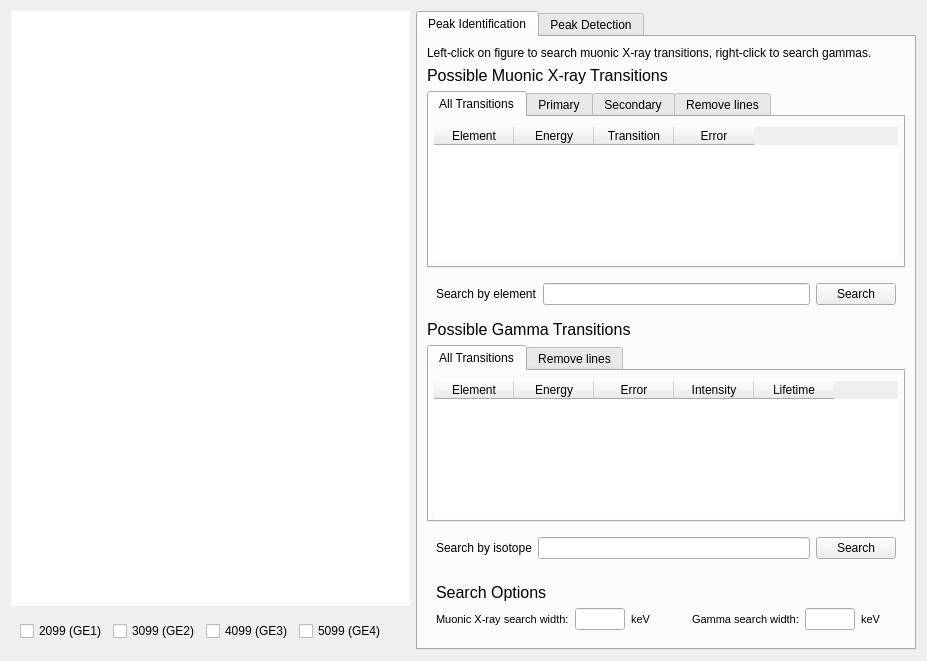
<?xml version="1.0" encoding="UTF-8"?>
<ui version="4.0">
 <class>plot_analysis</class>
 <widget class="QWidget" name="plot_analysis">
  <property name="enabled">
   <bool>true</bool>
  </property>
  <property name="geometry">
   <rect>
    <x>0</x>
    <y>0</y>
    <width>923</width>
    <height>661</height>
   </rect>
  </property>
  <property name="cursor">
   <cursorShape>ArrowCursor</cursorShape>
  </property>
  <property name="windowTitle">
   <string>Form</string>
  </property>
  <layout class="QGridLayout" name="gridLayout_2">
   <item row="0" column="1">
    <widget class="QWidget" name="plot_widget_container" native="true">
     <property name="sizePolicy">
      <sizepolicy hsizetype="Expanding" vsizetype="Expanding">
       <horstretch>0</horstretch>
       <verstretch>0</verstretch>
      </sizepolicy>
     </property>
     <property name="minimumSize">
      <size>
       <width>399</width>
       <height>0</height>
      </size>
     </property>
     <property name="styleSheet">
      <string notr="true">background: white</string>
     </property>
    </widget>
   </item>
   <item row="1" column="1">
    <widget class="QWidget" name="widget" native="true">
     <layout class="QHBoxLayout" name="horizontalLayout_3">
      <item>
       <widget class="QCheckBox" name="ge1_checkbox">
        <property name="text">
         <string>2099 (GE1)</string>
        </property>
       </widget>
      </item>
      <item>
       <widget class="QCheckBox" name="ge2_checkbox">
        <property name="text">
         <string>3099 (GE2)</string>
        </property>
       </widget>
      </item>
      <item>
       <widget class="QCheckBox" name="ge3_checkbox">
        <property name="text">
         <string>4099 (GE3)</string>
        </property>
       </widget>
      </item>
      <item>
       <widget class="QCheckBox" name="ge4_checkbox">
        <property name="text">
         <string>5099 (GE4)</string>
        </property>
       </widget>
      </item>
      <item>
       <spacer name="horizontalSpacer">
        <property name="orientation">
         <enum>Qt::Horizontal</enum>
        </property>
        <property name="sizeHint" stdset="0">
         <size>
          <width>40</width>
          <height>20</height>
         </size>
        </property>
       </spacer>
      </item>
     </layout>
    </widget>
   </item>
   <item row="0" column="2" rowspan="2">
    <widget class="QTabWidget" name="tab_menu">
     <property name="enabled">
      <bool>true</bool>
     </property>
     <property name="minimumSize">
      <size>
       <width>500</width>
       <height>0</height>
      </size>
     </property>
     <property name="maximumSize">
      <size>
       <width>500</width>
       <height>16777215</height>
      </size>
     </property>
     <property name="baseSize">
      <size>
       <width>0</width>
       <height>0</height>
      </size>
     </property>
     <property name="currentIndex">
      <number>0</number>
     </property>
     <widget class="QWidget" name="click_search_container">
      <property name="minimumSize">
       <size>
        <width>0</width>
        <height>0</height>
       </size>
      </property>
      <property name="styleSheet">
       <string notr="true"/>
      </property>
      <attribute name="title">
       <string>Peak Identification</string>
      </attribute>
      <layout class="QVBoxLayout" name="verticalLayout">
       <item>
        <widget class="QLabel" name="instruction_label">
         <property name="text">
          <string>Left-click on figure to search muonic X-ray transitions, right-click to search gammas.</string>
         </property>
        </widget>
       </item>
       <item>
        <widget class="QLabel" name="muonic_xray_table_label">
         <property name="font">
          <font>
           <pointsize>12</pointsize>
          </font>
         </property>
         <property name="text">
          <string>Possible Muonic X-ray Transitions</string>
         </property>
        </widget>
       </item>
       <item>
        <widget class="QTabWidget" name="muonic_xrays_tab_menu">
         <property name="enabled">
          <bool>true</bool>
         </property>
         <property name="layoutDirection">
          <enum>Qt::LeftToRight</enum>
         </property>
         <property name="autoFillBackground">
          <bool>false</bool>
         </property>
         <property name="styleSheet">
          <string notr="true"/>
         </property>
         <property name="tabShape">
          <enum>QTabWidget::Rounded</enum>
         </property>
         <property name="currentIndex">
          <number>0</number>
         </property>
         <property name="elideMode">
          <enum>Qt::ElideNone</enum>
         </property>
         <property name="documentMode">
          <bool>false</bool>
         </property>
         <property name="tabsClosable">
          <bool>false</bool>
         </property>
         <property name="tabBarAutoHide">
          <bool>false</bool>
         </property>
         <widget class="QWidget" name="all_tab_2">
          <property name="enabled">
           <bool>true</bool>
          </property>
          <property name="autoFillBackground">
           <bool>false</bool>
          </property>
          <property name="styleSheet">
           <string notr="true"/>
          </property>
          <attribute name="title">
           <string>All Transitions</string>
          </attribute>
          <layout class="QVBoxLayout" name="verticalLayout_2">
           <property name="spacing">
            <number>0</number>
           </property>
           <property name="leftMargin">
            <number>5</number>
           </property>
           <property name="topMargin">
            <number>10</number>
           </property>
           <property name="rightMargin">
            <number>5</number>
           </property>
           <property name="bottomMargin">
            <number>5</number>
           </property>
           <item>
            <widget class="BaseTable" name="muonic_xray_table_all">
             <property name="enabled">
              <bool>true</bool>
             </property>
             <property name="sizePolicy">
              <sizepolicy hsizetype="Expanding" vsizetype="Expanding">
               <horstretch>3</horstretch>
               <verstretch>0</verstretch>
              </sizepolicy>
             </property>
             <property name="autoFillBackground">
              <bool>false</bool>
             </property>
             <property name="styleSheet">
              <string notr="true"/>
             </property>
             <property name="frameShape">
              <enum>QFrame::NoFrame</enum>
             </property>
             <property name="sizeAdjustPolicy">
              <enum>QAbstractScrollArea::AdjustIgnored</enum>
             </property>
             <property name="alternatingRowColors">
              <bool>false</bool>
             </property>
             <property name="showGrid">
              <bool>true</bool>
             </property>
             <property name="gridStyle">
              <enum>Qt::SolidLine</enum>
             </property>
             <property name="sortingEnabled">
              <bool>true</bool>
             </property>
             <property name="wordWrap">
              <bool>true</bool>
             </property>
             <property name="cornerButtonEnabled">
              <bool>false</bool>
             </property>
             <attribute name="horizontalHeaderCascadingSectionResizes">
              <bool>false</bool>
             </attribute>
             <attribute name="horizontalHeaderMinimumSectionSize">
              <number>32</number>
             </attribute>
             <attribute name="horizontalHeaderDefaultSectionSize">
              <number>80</number>
             </attribute>
             <attribute name="horizontalHeaderStretchLastSection">
              <bool>false</bool>
             </attribute>
             <attribute name="verticalHeaderCascadingSectionResizes">
              <bool>false</bool>
             </attribute>
             <attribute name="verticalHeaderShowSortIndicator" stdset="0">
              <bool>true</bool>
             </attribute>
             <attribute name="verticalHeaderStretchLastSection">
              <bool>false</bool>
             </attribute>
             <column>
              <property name="text">
               <string>Element</string>
              </property>
             </column>
             <column>
              <property name="text">
               <string>Energy</string>
              </property>
             </column>
             <column>
              <property name="text">
               <string>Transition</string>
              </property>
             </column>
             <column>
              <property name="text">
               <string>Error</string>
              </property>
             </column>
            </widget>
           </item>
          </layout>
         </widget>
         <widget class="QWidget" name="prim_tab">
          <property name="enabled">
           <bool>true</bool>
          </property>
          <attribute name="title">
           <string>Primary</string>
          </attribute>
          <layout class="QVBoxLayout" name="verticalLayout_4">
           <property name="leftMargin">
            <number>5</number>
           </property>
           <property name="topMargin">
            <number>10</number>
           </property>
           <property name="rightMargin">
            <number>5</number>
           </property>
           <property name="bottomMargin">
            <number>5</number>
           </property>
           <item>
            <widget class="BaseTable" name="muonic_xray_table_prim">
             <property name="enabled">
              <bool>true</bool>
             </property>
             <property name="sizePolicy">
              <sizepolicy hsizetype="Expanding" vsizetype="Expanding">
               <horstretch>3</horstretch>
               <verstretch>0</verstretch>
              </sizepolicy>
             </property>
             <property name="autoFillBackground">
              <bool>false</bool>
             </property>
             <property name="styleSheet">
              <string notr="true"/>
             </property>
             <property name="frameShape">
              <enum>QFrame::NoFrame</enum>
             </property>
             <property name="sizeAdjustPolicy">
              <enum>QAbstractScrollArea::AdjustIgnored</enum>
             </property>
             <property name="alternatingRowColors">
              <bool>false</bool>
             </property>
             <property name="showGrid">
              <bool>true</bool>
             </property>
             <property name="gridStyle">
              <enum>Qt::SolidLine</enum>
             </property>
             <property name="sortingEnabled">
              <bool>true</bool>
             </property>
             <property name="wordWrap">
              <bool>true</bool>
             </property>
             <property name="cornerButtonEnabled">
              <bool>false</bool>
             </property>
             <attribute name="horizontalHeaderCascadingSectionResizes">
              <bool>false</bool>
             </attribute>
             <attribute name="horizontalHeaderMinimumSectionSize">
              <number>32</number>
             </attribute>
             <attribute name="horizontalHeaderDefaultSectionSize">
              <number>80</number>
             </attribute>
             <attribute name="horizontalHeaderStretchLastSection">
              <bool>false</bool>
             </attribute>
             <attribute name="verticalHeaderCascadingSectionResizes">
              <bool>false</bool>
             </attribute>
             <attribute name="verticalHeaderShowSortIndicator" stdset="0">
              <bool>true</bool>
             </attribute>
             <attribute name="verticalHeaderStretchLastSection">
              <bool>false</bool>
             </attribute>
             <column>
              <property name="text">
               <string>Element</string>
              </property>
             </column>
             <column>
              <property name="text">
               <string>Energy</string>
              </property>
             </column>
             <column>
              <property name="text">
               <string>Transition</string>
              </property>
             </column>
             <column>
              <property name="text">
               <string>Error</string>
              </property>
             </column>
            </widget>
           </item>
          </layout>
         </widget>
         <widget class="QWidget" name="sec_tab">
          <attribute name="title">
           <string>Secondary</string>
          </attribute>
          <layout class="QVBoxLayout" name="verticalLayout_5">
           <property name="leftMargin">
            <number>5</number>
           </property>
           <property name="topMargin">
            <number>10</number>
           </property>
           <property name="rightMargin">
            <number>5</number>
           </property>
           <property name="bottomMargin">
            <number>5</number>
           </property>
           <item>
            <widget class="BaseTable" name="muonic_xray_table_sec">
             <property name="enabled">
              <bool>true</bool>
             </property>
             <property name="sizePolicy">
              <sizepolicy hsizetype="Expanding" vsizetype="Expanding">
               <horstretch>3</horstretch>
               <verstretch>0</verstretch>
              </sizepolicy>
             </property>
             <property name="autoFillBackground">
              <bool>false</bool>
             </property>
             <property name="styleSheet">
              <string notr="true"/>
             </property>
             <property name="frameShape">
              <enum>QFrame::NoFrame</enum>
             </property>
             <property name="sizeAdjustPolicy">
              <enum>QAbstractScrollArea::AdjustIgnored</enum>
             </property>
             <property name="alternatingRowColors">
              <bool>false</bool>
             </property>
             <property name="showGrid">
              <bool>true</bool>
             </property>
             <property name="gridStyle">
              <enum>Qt::SolidLine</enum>
             </property>
             <property name="sortingEnabled">
              <bool>true</bool>
             </property>
             <property name="wordWrap">
              <bool>true</bool>
             </property>
             <property name="cornerButtonEnabled">
              <bool>false</bool>
             </property>
             <attribute name="horizontalHeaderCascadingSectionResizes">
              <bool>false</bool>
             </attribute>
             <attribute name="horizontalHeaderMinimumSectionSize">
              <number>32</number>
             </attribute>
             <attribute name="horizontalHeaderDefaultSectionSize">
              <number>80</number>
             </attribute>
             <attribute name="horizontalHeaderStretchLastSection">
              <bool>false</bool>
             </attribute>
             <attribute name="verticalHeaderCascadingSectionResizes">
              <bool>false</bool>
             </attribute>
             <attribute name="verticalHeaderMinimumSectionSize">
              <number>12</number>
             </attribute>
             <attribute name="verticalHeaderShowSortIndicator" stdset="0">
              <bool>true</bool>
             </attribute>
             <attribute name="verticalHeaderStretchLastSection">
              <bool>false</bool>
             </attribute>
             <column>
              <property name="text">
               <string>Element</string>
              </property>
             </column>
             <column>
              <property name="text">
               <string>Energy</string>
              </property>
             </column>
             <column>
              <property name="text">
               <string>Transition</string>
              </property>
             </column>
             <column>
              <property name="text">
               <string>Error</string>
              </property>
             </column>
            </widget>
           </item>
          </layout>
         </widget>
         <widget class="QWidget" name="remove_tab_2">
          <attribute name="title">
           <string>Remove lines</string>
          </attribute>
          <layout class="QVBoxLayout" name="verticalLayout_6">
           <property name="leftMargin">
            <number>5</number>
           </property>
           <property name="topMargin">
            <number>10</number>
           </property>
           <property name="rightMargin">
            <number>5</number>
           </property>
           <property name="bottomMargin">
            <number>5</number>
           </property>
           <item>
            <widget class="BaseTable" name="plotted_mu_xrays_table">
             <property name="styleSheet">
              <string notr="true"/>
             </property>
             <property name="frameShape">
              <enum>QFrame::NoFrame</enum>
             </property>
             <column>
              <property name="text">
               <string>Click to remove line.</string>
              </property>
             </column>
            </widget>
           </item>
          </layout>
         </widget>
        </widget>
       </item>
       <item>
        <widget class="QWidget" name="muon_search_widget" native="true">
         <layout class="QHBoxLayout" name="horizontalLayout">
          <item alignment="Qt::AlignLeft">
           <widget class="QLabel" name="muon_search_label">
            <property name="sizePolicy">
             <sizepolicy hsizetype="Minimum" vsizetype="Preferred">
              <horstretch>0</horstretch>
              <verstretch>0</verstretch>
             </sizepolicy>
            </property>
            <property name="text">
             <string>Search by element</string>
            </property>
           </widget>
          </item>
          <item>
           <widget class="QLineEdit" name="muon_search_line_edit"/>
          </item>
          <item>
           <widget class="QPushButton" name="muon_search_button">
            <property name="text">
             <string>Search</string>
            </property>
           </widget>
          </item>
         </layout>
        </widget>
       </item>
       <item>
        <widget class="QLabel" name="gamma_table_label">
         <property name="font">
          <font>
           <pointsize>12</pointsize>
          </font>
         </property>
         <property name="text">
          <string>Possible Gamma Transitions</string>
         </property>
        </widget>
       </item>
       <item>
        <widget class="QTabWidget" name="gamma_tab_menu">
         <property name="currentIndex">
          <number>0</number>
         </property>
         <widget class="QWidget" name="all_tab">
          <attribute name="title">
           <string>All Transitions</string>
          </attribute>
          <layout class="QVBoxLayout" name="verticalLayout_3">
           <property name="leftMargin">
            <number>5</number>
           </property>
           <property name="topMargin">
            <number>10</number>
           </property>
           <property name="rightMargin">
            <number>5</number>
           </property>
           <property name="bottomMargin">
            <number>5</number>
           </property>
           <item>
            <widget class="BaseTable" name="gamma_table">
             <property name="sizePolicy">
              <sizepolicy hsizetype="Expanding" vsizetype="Expanding">
               <horstretch>0</horstretch>
               <verstretch>0</verstretch>
              </sizepolicy>
             </property>
             <property name="layoutDirection">
              <enum>Qt::LeftToRight</enum>
             </property>
             <property name="autoFillBackground">
              <bool>false</bool>
             </property>
             <property name="styleSheet">
              <string notr="true"/>
             </property>
             <property name="frameShape">
              <enum>QFrame::NoFrame</enum>
             </property>
             <property name="frameShadow">
              <enum>QFrame::Sunken</enum>
             </property>
             <property name="sizeAdjustPolicy">
              <enum>QAbstractScrollArea::AdjustIgnored</enum>
             </property>
             <property name="alternatingRowColors">
              <bool>false</bool>
             </property>
             <property name="showGrid">
              <bool>true</bool>
             </property>
             <property name="gridStyle">
              <enum>Qt::SolidLine</enum>
             </property>
             <property name="sortingEnabled">
              <bool>true</bool>
             </property>
             <attribute name="horizontalHeaderMinimumSectionSize">
              <number>75</number>
             </attribute>
             <attribute name="horizontalHeaderDefaultSectionSize">
              <number>80</number>
             </attribute>
             <attribute name="horizontalHeaderShowSortIndicator" stdset="0">
              <bool>true</bool>
             </attribute>
             <attribute name="verticalHeaderMinimumSectionSize">
              <number>12</number>
             </attribute>
             <attribute name="verticalHeaderShowSortIndicator" stdset="0">
              <bool>true</bool>
             </attribute>
             <column>
              <property name="text">
               <string>Element</string>
              </property>
             </column>
             <column>
              <property name="text">
               <string>Energy</string>
              </property>
             </column>
             <column>
              <property name="text">
               <string>Error</string>
              </property>
             </column>
             <column>
              <property name="text">
               <string>Intensity</string>
              </property>
             </column>
             <column>
              <property name="text">
               <string>Lifetime</string>
              </property>
             </column>
            </widget>
           </item>
          </layout>
         </widget>
         <widget class="QWidget" name="remove_tab">
          <attribute name="title">
           <string>Remove lines</string>
          </attribute>
          <layout class="QVBoxLayout" name="verticalLayout_7">
           <property name="leftMargin">
            <number>5</number>
           </property>
           <property name="topMargin">
            <number>10</number>
           </property>
           <property name="rightMargin">
            <number>5</number>
           </property>
           <property name="bottomMargin">
            <number>5</number>
           </property>
           <item>
            <widget class="BaseTable" name="plotted_gammas_table">
             <property name="styleSheet">
              <string notr="true"/>
             </property>
             <property name="frameShape">
              <enum>QFrame::NoFrame</enum>
             </property>
             <column>
              <property name="text">
               <string>Click to remove line.</string>
              </property>
             </column>
            </widget>
           </item>
          </layout>
         </widget>
        </widget>
       </item>
       <item>
        <widget class="QWidget" name="gamma_search_widget" native="true">
         <layout class="QHBoxLayout" name="horizontalLayout_2">
          <item>
           <widget class="QLabel" name="gamma_search_label">
            <property name="sizePolicy">
             <sizepolicy hsizetype="Minimum" vsizetype="Preferred">
              <horstretch>0</horstretch>
              <verstretch>0</verstretch>
             </sizepolicy>
            </property>
            <property name="text">
             <string>Search by isotope</string>
            </property>
           </widget>
          </item>
          <item>
           <widget class="QLineEdit" name="gamma_search_line_edit"/>
          </item>
          <item>
           <widget class="QPushButton" name="gamma_search_button">
            <property name="text">
             <string>Search</string>
            </property>
           </widget>
          </item>
         </layout>
        </widget>
       </item>
       <item alignment="Qt::AlignBottom">
        <widget class="QWidget" name="options_container" native="true">
         <property name="styleSheet">
          <string notr="true"/>
         </property>
         <layout class="QGridLayout" name="gridLayout">
          <item row="3" column="2">
           <widget class="QLineEdit" name="mu_xray_search_width_line_edit">
            <property name="minimumSize">
             <size>
              <width>0</width>
              <height>0</height>
             </size>
            </property>
            <property name="maximumSize">
             <size>
              <width>50</width>
              <height>16777215</height>
             </size>
            </property>
            <property name="text">
             <string/>
            </property>
           </widget>
          </item>
          <item row="3" column="0">
           <widget class="QLabel" name="mu_xray_search_width_label">
            <property name="maximumSize">
             <size>
              <width>150</width>
              <height>16777215</height>
             </size>
            </property>
            <property name="font">
             <font>
              <pointsize>8</pointsize>
             </font>
            </property>
            <property name="text">
             <string>Muonic X-ray search width:</string>
            </property>
           </widget>
          </item>
          <item row="0" column="0">
           <widget class="QLabel" name="options_label">
            <property name="font">
             <font>
              <pointsize>12</pointsize>
             </font>
            </property>
            <property name="text">
             <string>Search Options</string>
            </property>
           </widget>
          </item>
          <item row="3" column="4">
           <spacer name="verticalSpacer">
            <property name="orientation">
             <enum>Qt::Vertical</enum>
            </property>
            <property name="sizeHint" stdset="0">
             <size>
              <width>20</width>
              <height>40</height>
             </size>
            </property>
           </spacer>
          </item>
          <item row="3" column="3">
           <widget class="QLabel" name="kev_label">
            <property name="font">
             <font>
              <pointsize>8</pointsize>
             </font>
            </property>
            <property name="text">
             <string>keV</string>
            </property>
           </widget>
          </item>
          <item row="3" column="5">
           <widget class="QLabel" name="gamma_search_width_label">
            <property name="maximumSize">
             <size>
              <width>150</width>
              <height>16777215</height>
             </size>
            </property>
            <property name="font">
             <font>
              <pointsize>8</pointsize>
             </font>
            </property>
            <property name="text">
             <string>Gamma search width:</string>
            </property>
           </widget>
          </item>
          <item row="3" column="6">
           <widget class="QLineEdit" name="gamma_search_width_line_edit">
            <property name="minimumSize">
             <size>
              <width>0</width>
              <height>0</height>
             </size>
            </property>
            <property name="maximumSize">
             <size>
              <width>50</width>
              <height>16777215</height>
             </size>
            </property>
            <property name="text">
             <string/>
            </property>
           </widget>
          </item>
          <item row="3" column="7">
           <widget class="QLabel" name="kev_label_2">
            <property name="font">
             <font>
              <pointsize>8</pointsize>
             </font>
            </property>
            <property name="text">
             <string>keV</string>
            </property>
           </widget>
          </item>
         </layout>
        </widget>
       </item>
      </layout>
     </widget>
     <widget class="QWidget" name="peak_find_container">
      <attribute name="title">
       <string>Peak Detection</string>
      </attribute>
      <layout class="QVBoxLayout" name="verticalLayout_8">
       <item>
        <widget class="QLabel" name="label_3">
         <property name="font">
          <font>
           <pointsize>12</pointsize>
          </font>
         </property>
         <property name="text">
          <string>Detect peaks and search muonic X-ray database</string>
         </property>
        </widget>
       </item>
       <item>
        <widget class="QWidget" name="settings_container" native="true">
         <property name="sizePolicy">
          <sizepolicy hsizetype="MinimumExpanding" vsizetype="Preferred">
           <horstretch>0</horstretch>
           <verstretch>0</verstretch>
          </sizepolicy>
         </property>
         <layout class="QGridLayout" name="gridLayout_3">
          <property name="bottomMargin">
           <number>0</number>
          </property>
          <item row="1" column="1" alignment="Qt::AlignLeft">
           <widget class="QLabel" name="routine_select_label">
            <property name="text">
             <string>Select peak finding routine</string>
            </property>
           </widget>
          </item>
          <item row="2" column="1">
           <widget class="QCheckBox" name="use_default_checkbox">
            <property name="text">
             <string>Use default settings?</string>
            </property>
            <property name="checked">
             <bool>true</bool>
            </property>
           </widget>
          </item>
          <item row="1" column="2">
           <widget class="QComboBox" name="routine_select_combo"/>
          </item>
         </layout>
        </widget>
       </item>
       <item alignment="Qt::AlignTop">
        <widget class="QWidget" name="custom_settings_container" native="true">
         <property name="enabled">
          <bool>true</bool>
         </property>
         <layout class="QFormLayout" name="formLayout">
          <property name="verticalSpacing">
           <number>3</number>
          </property>
          <property name="leftMargin">
           <number>9</number>
          </property>
          <property name="topMargin">
           <number>0</number>
          </property>
          <property name="rightMargin">
           <number>9</number>
          </property>
          <property name="bottomMargin">
           <number>0</number>
          </property>
          <item row="0" column="0">
           <widget class="QLabel" name="height_label">
            <property name="text">
             <string>Minimum Peak Height</string>
            </property>
           </widget>
          </item>
          <item row="0" column="1">
           <widget class="QLineEdit" name="height_line_edit"/>
          </item>
          <item row="2" column="0">
           <widget class="QLabel" name="threshold_label">
            <property name="text">
             <string>Threshold</string>
            </property>
           </widget>
          </item>
          <item row="2" column="1">
           <widget class="QLineEdit" name="threshold_line_edit"/>
          </item>
          <item row="4" column="0">
           <widget class="QLabel" name="distance_label">
            <property name="text">
             <string>Maximum Peak Distance</string>
            </property>
           </widget>
          </item>
          <item row="4" column="1">
           <widget class="QLineEdit" name="distance_line_edit"/>
          </item>
         </layout>
        </widget>
       </item>
       <item>
        <widget class="QPushButton" name="find_peaks_button">
         <property name="text">
          <string>Find Peaks</string>
         </property>
        </widget>
       </item>
       <item>
        <widget class="QLabel" name="label">
         <property name="font">
          <font>
           <pointsize>12</pointsize>
          </font>
         </property>
         <property name="text">
          <string>Results</string>
         </property>
        </widget>
       </item>
       <item>
        <widget class="BaseTable" name="peakfind_results_table">
         <property name="maximumSize">
          <size>
           <width>16777215</width>
           <height>150</height>
          </size>
         </property>
         <property name="frameShape">
          <enum>QFrame::NoFrame</enum>
         </property>
         <column>
          <property name="text">
           <string>Detector</string>
          </property>
         </column>
         <column>
          <property name="text">
           <string>Most frequently detected elements</string>
          </property>
         </column>
        </widget>
       </item>
       <item>
        <widget class="QLabel" name="label_2">
         <property name="font">
          <font>
           <pointsize>12</pointsize>
          </font>
         </property>
         <property name="text">
          <string>Detailed report</string>
         </property>
        </widget>
       </item>
       <item>
        <widget class="QTreeWidget" name="peakfind_results_tree">
         <property name="frameShape">
          <enum>QFrame::NoFrame</enum>
         </property>
         <column>
          <property name="text">
           <string>Detector</string>
          </property>
         </column>
         <column>
          <property name="text">
           <string>Peak detected</string>
          </property>
         </column>
         <column>
          <property name="text">
           <string>Possible Elements</string>
          </property>
         </column>
        </widget>
       </item>
       <item alignment="Qt::AlignTop">
        <widget class="QPushButton" name="reset_button">
         <property name="text">
          <string>Reset</string>
         </property>
        </widget>
       </item>
      </layout>
     </widget>
    </widget>
   </item>
  </layout>
 </widget>
 <customwidgets>
  <customwidget>
   <class>BaseTable</class>
   <extends>QTableWidget</extends>
   <header>EVA.widgets.base.base_table</header>
  </customwidget>
 </customwidgets>
 <resources/>
 <connections/>
</ui>
